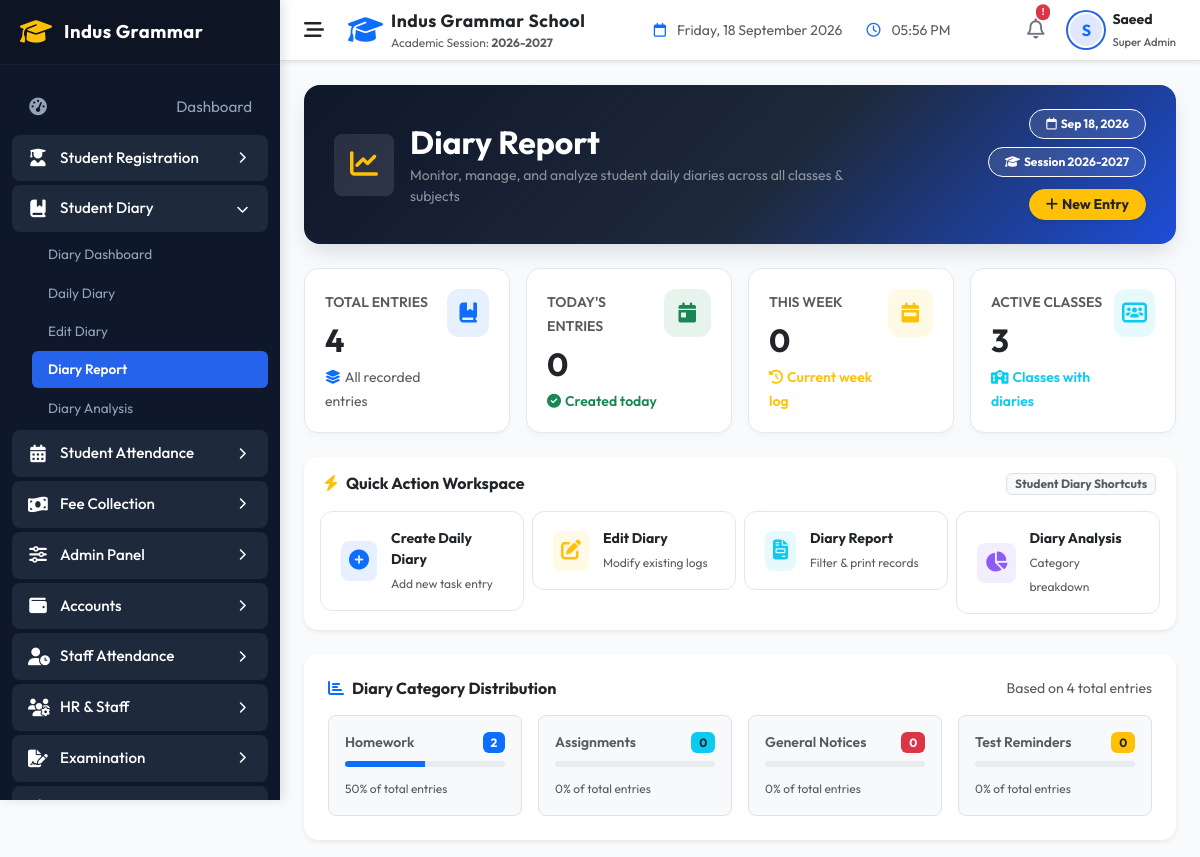
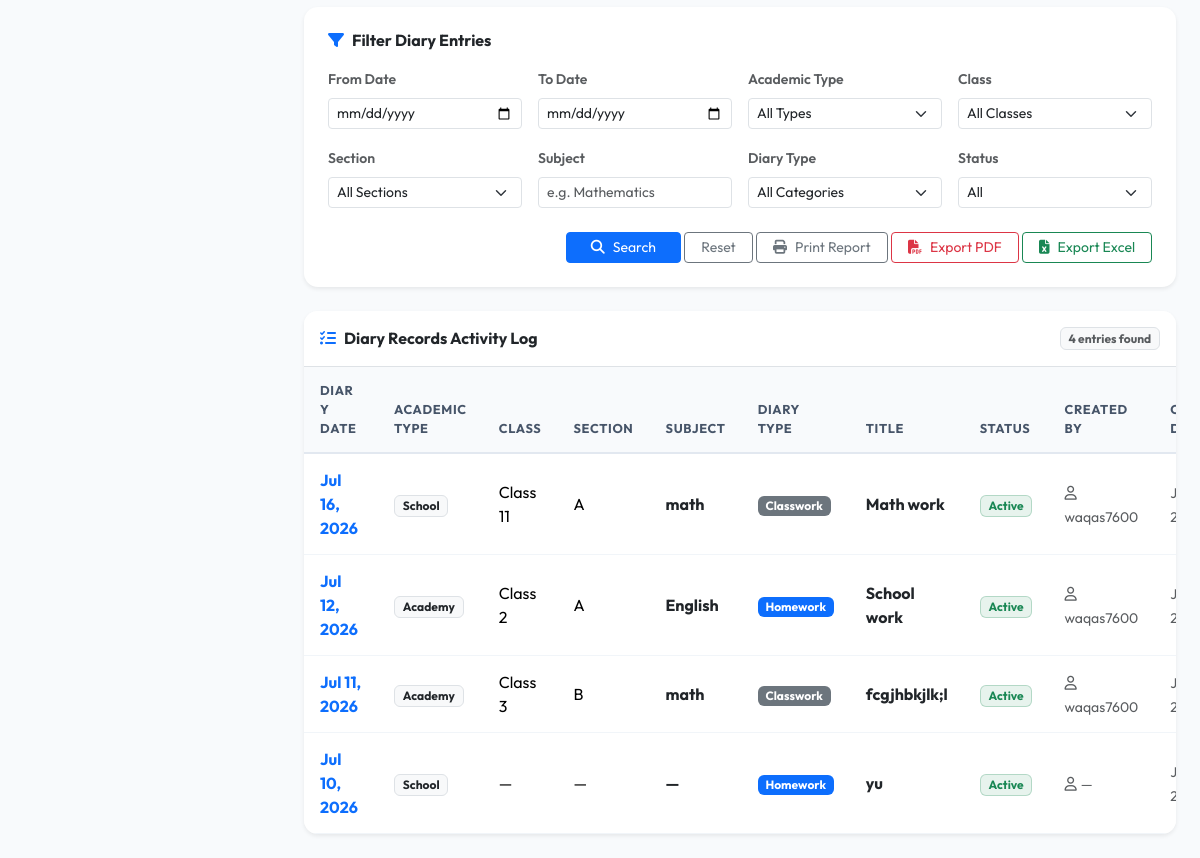
Before: /indus-grammar-school-erp/modules/students/diary_report.php (signed in) with the older database file (2 pictures, top to bottom).
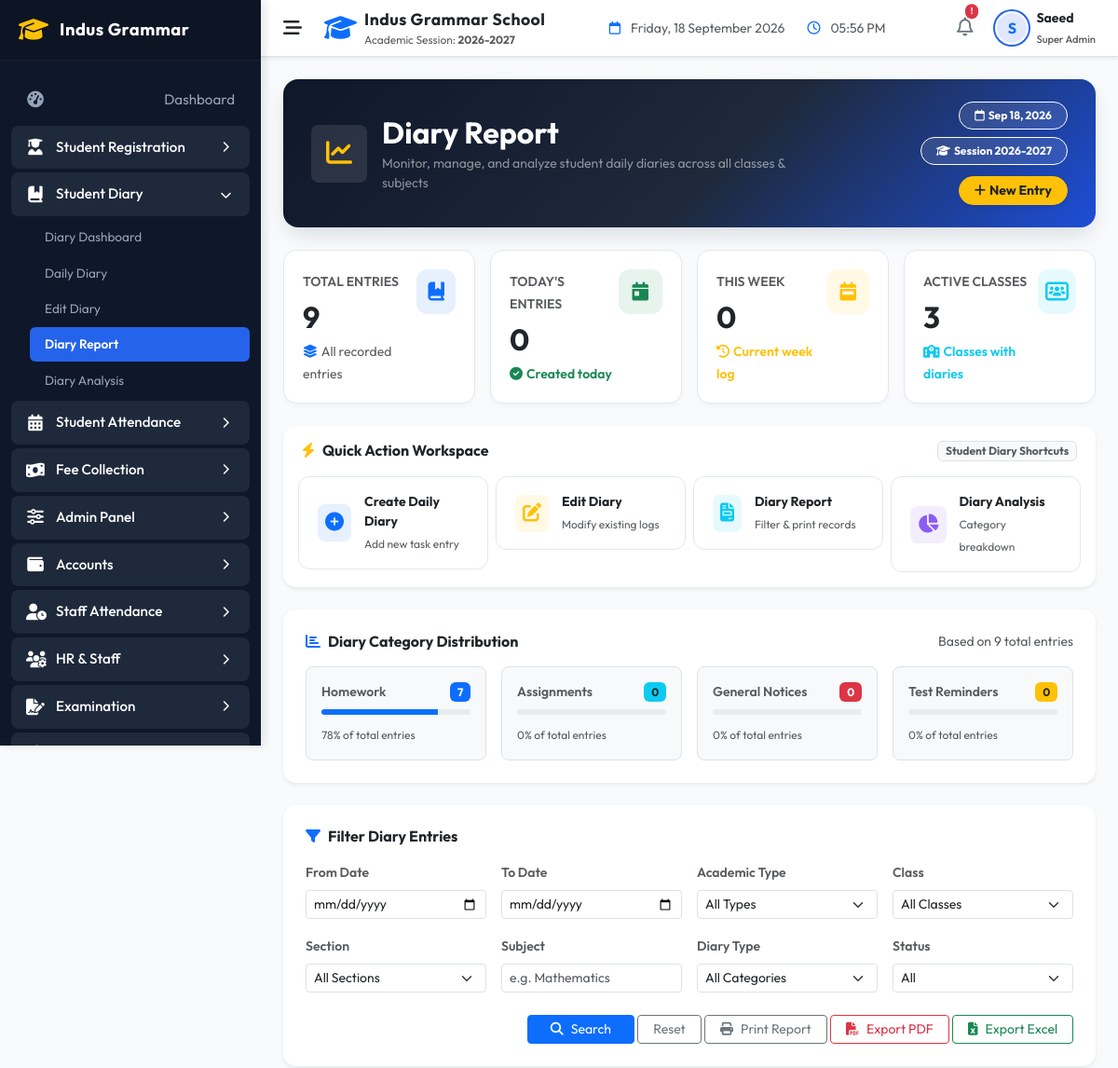
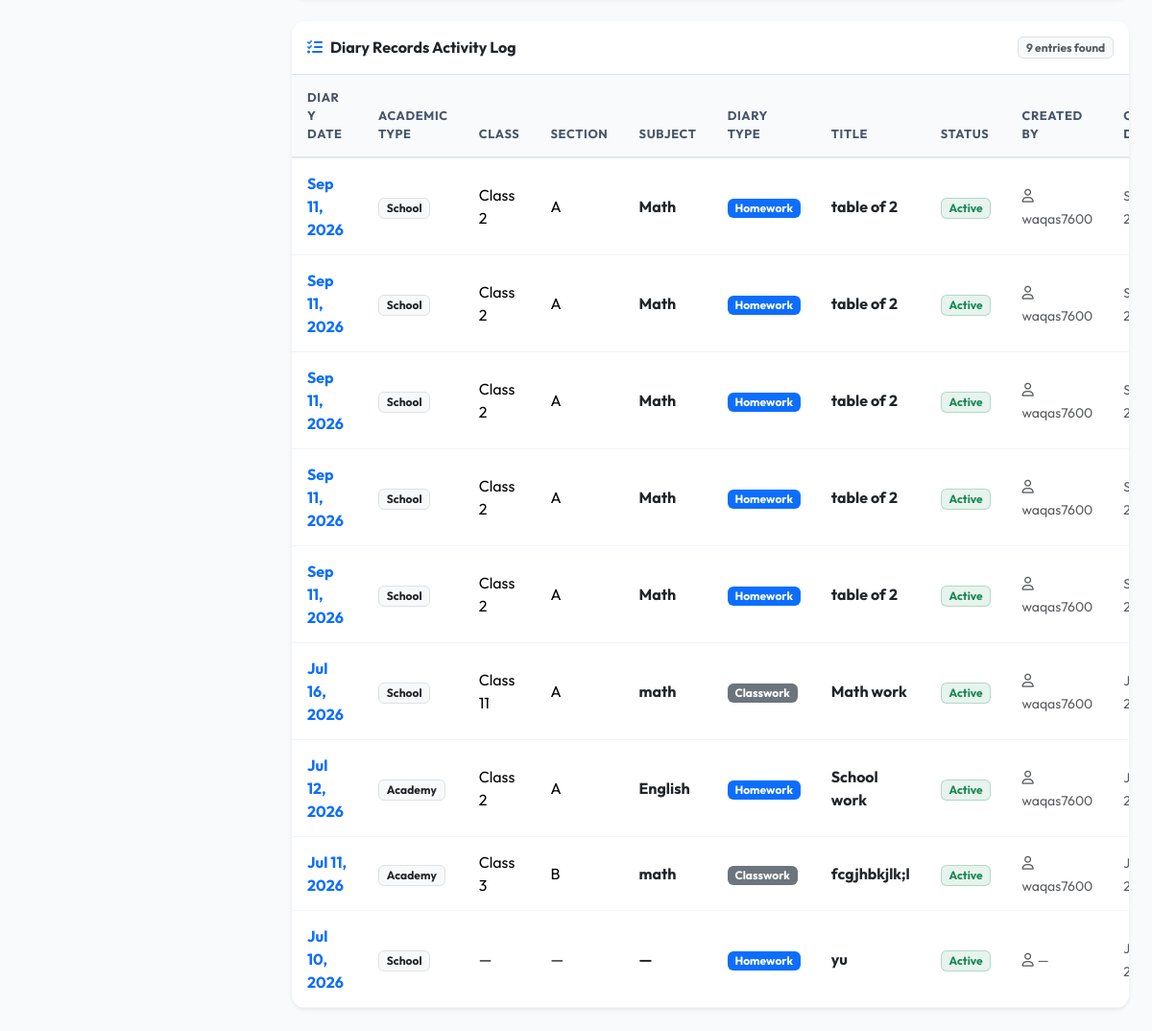
After: the same page with the newer database file (2 pictures, top to bottom).
### tables this page shows
CREATE TABLE `daily_diaries` (
  `id` int NOT NULL AUTO_INCREMENT,
  `class_id` int DEFAULT NULL,
  `subject_id` int DEFAULT NULL,
  `teacher_id` int DEFAULT NULL,
  `diary_date` date NOT NULL,
  `title` varchar(255) NOT NULL,
  `description` text NOT NULL,
  `attachment_path` varchar(255) DEFAULT NULL,
  `is_published` tinyint(1) DEFAULT '1',
  `created_at` timestamp NULL DEFAULT CURRENT_TIMESTAMP,
  `updated_at` timestamp NULL DEFAULT CURRENT_TIMESTAMP ON UPDATE CURRENT_TIMESTAMP,
  `academic_type` varchar(50) NOT NULL DEFAULT 'School',
  `class` varchar(100) DEFAULT NULL,
  `section` varchar(50) DEFAULT NULL,
  `subject` varchar(100) DEFAULT NULL,
  `diary_type` varchar(50) NOT NULL DEFAULT 'Homework',
  `status` varchar(50) NOT NULL DEFAULT 'Active',
  `attachment` varchar(255) DEFAULT NULL,
  `created_by` int DEFAULT NULL,
  PRIMARY KEY (`id`),
  KEY `class_id` (`class_id`),
  KEY `subject_id` (`subject_id`),
  KEY `teacher_id` (`teacher_id`),
  CONSTRAINT `daily_diaries_ibfk_1` FOREIGN KEY (`class_id`) REFERENCES `classes` (`id`) ON DELETE CASCADE,
  CONSTRAINT `daily_diaries_ibfk_2` FOREIGN KEY (`subject_id`) REFERENCES `subjects` (`id`) ON DELETE CASCADE,
  CONSTRAINT `daily_diaries_ibfk_3` FOREIGN KEY (`teacher_id`) REFERENCES `users` (`id`) ON DELETE CASCADE
);

CREATE TABLE `users` (
  `id` int NOT NULL AUTO_INCREMENT,
  `username` varchar(50) NOT NULL,
  `full_name` varchar(100) DEFAULT NULL,
  `email` varchar(100) NOT NULL,
  `mobile_no` varchar(20) DEFAULT NULL,
  `profile_photo` varchar(255) DEFAULT NULL,
  `password_hash` varchar(255) NOT NULL,
  `role_id` int NOT NULL,
  `is_active` tinyint(1) DEFAULT '1',
  `last_login` datetime DEFAULT NULL,
  `created_at` timestamp NULL DEFAULT CURRENT_TIMESTAMP,
  `updated_at` timestamp NULL DEFAULT CURRENT_TIMESTAMP ON UPDATE CURRENT_TIMESTAMP,
  PRIMARY KEY (`id`),
  UNIQUE KEY `username` (`username`),
  UNIQUE KEY `email` (`email`),
  KEY `idx_users_role` (`role_id`),
  KEY `idx_users_active` (`is_active`),
  CONSTRAINT `users_ibfk_1` FOREIGN KEY (`role_id`) REFERENCES `roles` (`id`)
);

### indus-grammar-school-erp/helpers/helpers.php (called while the page is built, shortened)
<?php
function sanitize($data) {
    if (is_array($data)) {
        foreach ($data as $key => $value) {
            $data[$key] = sanitize($value);
        }
    } else {
        $data = trim($data);
        $data = stripslashes($data);
        $data = htmlspecialchars($data, ENT_QUOTES, 'UTF-8');
    }
    return $data;
}
function displayValue($val, string $default = '—'): string {
    return (!isset($val) || trim((string)$val) === '') ? htmlspecialchars($default) : htmlspecialchars((string)$val);
}

### indus-grammar-school-erp/modules/students/diary_report.php (the view, shortened to what the changed rows need)
<?php
$db = Database::getConnection();
$limit = 10;
$page = (int)($_GET['page'] ?? 1);
$offset = ($page - 1) * $limit;
$where = " WHERE 1=1";
$params = [];
$diaries = [];
$totalEntries = 0;
$todayCount = 0;
$homeworkCount = 0;
$weekCount = 0;
$activeClassesCount = 0;
try {
    $stmtCount = $db->prepare("SELECT COUNT(*) FROM daily_diaries d $where");
    $stmtCount->execute($params);
    $totalEntries = (int)$stmtCount->fetchColumn();
    $stmtToday = $db->prepare("SELECT COUNT(*) FROM daily_diaries d $where AND d.diary_date = CURRENT_DATE");
    $stmtToday->execute($params);
    $todayCount = (int)$stmtToday->fetchColumn();
    $stmtWeek = $db->prepare("SELECT COUNT(*) FROM daily_diaries d $where AND YEARWEEK(d.diary_date, 1) = YEARWEEK(CURRENT_DATE, 1)");
    $stmtWeek->execute($params);
    $weekCount = (int)$stmtWeek->fetchColumn();
    $stmtClasses = $db->prepare("SELECT COUNT(DISTINCT d.class) FROM daily_diaries d $where AND d.class IS NOT NULL AND d.class != ''");
    $stmtClasses->execute($params);
    $activeClassesCount = (int)$stmtClasses->fetchColumn();
    $stmtHomework = $db->prepare("SELECT COUNT(*) FROM daily_diaries d $where AND d.diary_type = 'Homework'");
    $stmtHomework->execute($params);
    $homeworkCount = (int)$stmtHomework->fetchColumn();
    $stmtData = $db->prepare("
        SELECT d.*, u.username as creator_name
        FROM daily_diaries d
        LEFT JOIN users u ON d.created_by = u.id
        $where
        ORDER BY d.diary_date DESC, d.created_at DESC
        LIMIT :limit OFFSET :offset
    ");
    $stmtData->bindValue('limit', $limit, PDO::PARAM_INT);
    $stmtData->bindValue('offset', $offset, PDO::PARAM_INT);
    $stmtData->execute();
    $diaries = $stmtData->fetchAll(PDO::FETCH_ASSOC);
} catch (Exception $e) {
    error_log("Diary Report main queries error: " . $e->getMessage());
}
$viewMode = sanitize($_GET['view'] ?? 'report');
if ($viewMode === 'dashboard') {
    $pageTitle = 'Diary Dashboard';
    $breadcrumbActive = 'Diary Dashboard';
    $headerIcon = 'fa-gauge-high';
    $headerTitle = 'Diary Dashboard Panel';
} elseif ($viewMode === 'analysis') {
    $pageTitle = 'Diary Analysis';
    $breadcrumbActive = 'Diary Analysis';
    $headerIcon = 'fa-chart-pie';
    $headerTitle = 'Diary Analysis & Statistics';
} else {
    $headerTitle = 'Diary Report';
}
include_once __DIR__ . '/../../includes/header.php';
?>
<div class="diary-hero-card mb-4 d-print-none">
    <div class="row align-items-center">
        <div class="col-lg-8 mb-3 mb-lg-0">
            <div class="d-flex align-items-center gap-3">
                <div>
                    <h2 class="fw-bold mb-1 text-white"><?php echo $headerTitle; ?></h2>
                </div>
            </div>
        </div>
    </div>
</div>
<div class="row g-3 mb-4 d-print-none">
    <div class="col-12 col-sm-6 col-lg-3">
        <div class="stat-card-premium h-100">
            <div class="d-flex justify-content-between align-items-start">
                <div>
                    <span class="text-muted small fw-semibold text-uppercase tracking-wider">Total Entries</span>
                    <h2 class="fw-bold text-dark mt-2 mb-1"><?php echo number_format($totalEntries); ?></h2>
                    <span class="small text-muted"><i class="fa-solid fa-layer-group me-1 text-primary"></i>All recorded entries</span>
                </div>
            </div>
        </div>
    </div>
    <div class="col-12 col-sm-6 col-lg-3">
        <div class="stat-card-premium h-100">
            <div class="d-flex justify-content-between align-items-start">
                <div>
                    <h2 class="fw-bold text-dark mt-2 mb-1"><?php echo number_format($todayCount); ?></h2>
                </div>
            </div>
        </div>
    </div>
    <div class="col-12 col-sm-6 col-lg-3">
        <div class="stat-card-premium h-100">
            <div class="d-flex justify-content-between align-items-start">
                <div>
                    <h2 class="fw-bold text-dark mt-2 mb-1"><?php echo number_format($weekCount); ?></h2>
                </div>
            </div>
        </div>
    </div>
    <div class="col-12 col-sm-6 col-lg-3">
        <div class="stat-card-premium h-100">
            <div class="d-flex justify-content-between align-items-start">
                <div>
                    <h2 class="fw-bold text-dark mt-2 mb-1"><?php echo number_format($activeClassesCount); ?></h2>
                </div>
            </div>
        </div>
    </div>
</div>
<div class="card border-0 shadow-sm bg-white p-4 mb-4 d-print-none" style="border-radius: 14px;">
    <div class="d-flex align-items-center justify-content-between mb-3">
        <h6 class="fw-bold text-dark mb-0"><i class="fa-solid fa-chart-bar me-2 text-primary"></i>Diary Category Distribution</h6>
        <span class="small text-muted">Based on <?php echo $totalEntries; ?> total entries</span>
    </div>
    <div class="row g-3">
        <?php
        $hwPct = $totalEntries > 0 ? round(($homeworkCount / $totalEntries) * 100) : 0;
        ?>
        <div class="col-6 col-md-3">
            <div class="p-3 rounded-3 bg-light border">
                <div class="d-flex justify-content-between align-items-center mb-1">
                    <span class="small fw-semibold text-muted">Homework</span>
                    <span class="badge bg-primary"><?php echo $homeworkCount; ?></span>
                </div>
                <div class="progress my-2" style="height: 6px;">
                    <div class="progress-bar bg-primary" role="progressbar" style="width: <?php echo $hwPct; ?>%"></div>
                </div>
                <span class="text-muted" style="font-size:0.75rem;"><?php echo $hwPct; ?>% of total entries</span>
            </div>
        </div>
    </div>
</div>
<div class="card border-0 shadow-sm bg-white" style="border-radius: 14px; overflow: hidden;">
    <div class="card-header bg-white border-bottom py-3 d-flex align-items-center justify-content-between">
        <h6 class="fw-bold text-dark mb-0"><i class="fa-solid fa-list-check me-2 text-primary"></i>Diary Records Activity Log</h6>
        <span class="badge bg-light text-muted border"><?php echo number_format($totalEntries); ?> entries found</span>
    </div>
    <div class="table-responsive">
        <table class="table table-custom-premium table-hover align-middle mb-0">
            <thead>
                <tr>
                    <th>Diary Date</th>
                    <th>Academic Type</th>
                    <th>Class</th>
                    <th>Section</th>
                    <th>Subject</th>
                    <th>Diary Type</th>
                    <th>Title</th>
                    <th>Status</th>
                    <th>Created By</th>
                    <th>Created Date</th>
                </tr>
            </thead>
            <tbody>
                <?php if (empty($diaries)): ?>
                    <tr>
                        <td colspan="11" class="text-center py-5 text-muted">
                            <div class="py-4">
                                <i class="fa-solid fa-book-open-reader d-block fs-1 mb-3 text-secondary opacity-50"></i>
                                <h6 class="fw-bold text-dark">No Diary Entries Found</h6>
                                <p class="small text-muted mb-3">No student diary records match your selected filters.</p>
                                <?php if (hasPermission('student_view')): ?>
                                    <a href="daily_diary.php" class="btn btn-sm btn-primary px-3 rounded-pill">
                                        <i class="fa-solid fa-plus me-1"></i>Create Daily Diary
                                    </a>
                                <?php endif; ?>
                            </div>
                        </td>
                    </tr>
                <?php else: foreach ($diaries as $row): ?>
                    <tr>
                        <td><strong class="text-primary"><?php echo date('M d, Y', strtotime($row['diary_date'])); ?></strong></td>
                        <td><span class="badge bg-light text-dark border"><?php echo sanitize($row['academic_type']); ?></span></td>
                        <td><?php echo displayValue($row['class']); ?></td>
                        <td><?php echo displayValue($row['section']); ?></td>
                        <td><strong class="text-dark"><?php echo displayValue($row['subject']); ?></strong></td>
                        <td>
                            <?php
                            $type = $row['diary_type'];
                            $badge = 'bg-secondary';
                            if ($type === 'Homework') $badge = 'bg-primary';
                            elseif ($type === 'Assignment') $badge = 'bg-info text-dark';
                            elseif ($type === 'Test Reminder') $badge = 'bg-warning text-dark';
                            elseif ($type === 'General Notice') $badge = 'bg-danger';
                            ?>
                            <span class="badge <?php echo $badge; ?>"><?php echo sanitize($type); ?></span>
                        </td>
                        <td><strong class="text-dark"><?php echo sanitize($row['title']); ?></strong></td>
                        <td>
                            <span class="badge <?php echo ($row['status'] === 'Active') ? 'bg-success bg-opacity-10 text-success border border-success border-opacity-25' : 'bg-light text-secondary border'; ?>">
                                <?php echo sanitize($row['status']); ?>
                            </span>
                        </td>
                        <td><span class="small text-muted"><i class="fa-regular fa-user me-1"></i><?php echo displayValue($row['creator_name']); ?></span></td>
                        <td><span class="small text-muted"><?php echo date('M d, Y', strtotime($row['created_at'])); ?></span></td>
                    </tr>
                <?php endforeach; endif; ?>
            </tbody>
        </table>
    </div>
</div>
<?php
include_once __DIR__ . '/../../includes/footer.php';
?>

Changed rows visible on the page:
added daily_diaries: diary_date "Sep 11, 2026", academic_type "School", class "Class 2", section "A", subject "Math", diary_type "Homework", title "table of 2", status "Active", users.username "waqas7600"
added daily_diaries: diary_date "Sep 11, 2026", academic_type "School", class "Class 2", section "A", subject "Math", diary_type "Homework", title "table of 2", status "Active", users.username "waqas7600"
added daily_diaries: diary_date "Sep 11, 2026", academic_type "School", class "Class 2", section "A", subject "Math", diary_type "Homework", title "table of 2", status "Active", users.username "waqas7600"
added daily_diaries: diary_date "Sep 11, 2026", academic_type "School", class "Class 2", section "A", subject "Math", diary_type "Homework", title "table of 2", status "Active", users.username "waqas7600"
added daily_diaries: diary_date "Sep 11, 2026", academic_type "School", class "Class 2", section "A", subject "Math", diary_type "Homework", title "table of 2", status "Active", users.username "waqas7600"
Other visible differences:
$totalEntries: "4" → "9"
$homeworkCount: "2" → "7"
$hwPct: 50 → 78 (drawn)
$hwPct: "50" → "78"
